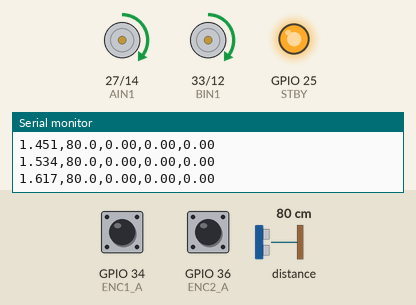
The sketch below on a simulated ESP32. Shown: motor-driver pin pairs drawn as motors (green arrow = first pin HIGH = forward, orange = second pin HIGH = backward, longer = more drive, scaled by the enable pin, stopped while the standby pin is LOW), output pins drawn as LEDs (lit = HIGH), the last lines printed to the serial monitor. The test bench sets the inputs (shaded band); at power-on: distance to the obstacle 80 cm, GPIO 34 (ENC1_A) HIGH, GPIO 36 (ENC2_A) HIGH.

Above: at 1.7 s.
1.8 s: distance to the obstacle set to 7 cm
3.3 s: distance to the obstacle set to 4 cm
At 4.5 s:
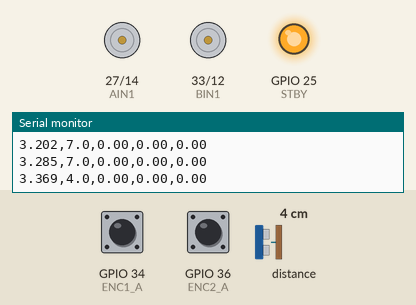
Timing chart, 0 to 6.3 s (numbered marks = the images above; inputs shaded):
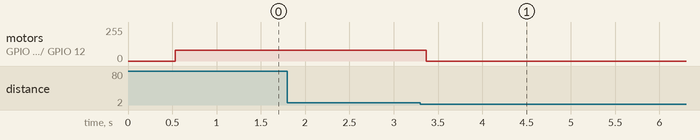

Measured:
- the behaviour switches between 6 and 5 cm on distance to the obstacle (found by bisection; images 0 and 1)
- after the input at 3.3 s, motor on GPIO 27 (AIN1) / GPIO 14 (AIN2), motor on GPIO 33 (BIN1) / GPIO 12 (BIN2): forward 80/255 → stopped after 0.07 s

The sketch:

Encoder_TOF_Distance.ino
```cpp
#include <Wire.h>
#include <VL53L0X.h>

// ── Motor pins ────────────────────────────────────────────────────────────────
#define PWMA 26
#define AIN1 27
#define AIN2 14

#define PWMB 32
#define BIN1 33
#define BIN2 12

#define STBY 25

#define ENC1_A 34
#define ENC1_B 35
#define ENC2_A 36
#define ENC2_B 39

// ── Wheel / encoder specs — adjust to your robot ─────────────────────────────
#define WHEEL_DIAMETER_CM   6.5f   // wheel diameter in cm
#define ENCODER_CPR         20     // counts per full wheel revolution (pulses per rev)
// Distance per count = (PI * diameter) / CPR
#define CM_PER_COUNT        ((3.14159f * WHEEL_DIAMETER_CM) / ENCODER_CPR)

// ── Drive speed ───────────────────────────────────────────────────────────────
#define BASE_SPEED  80

// ── TOF stop distance ─────────────────────────────────────────────────────────
#define STOP_DISTANCE_CM  5.0f    // stop when TOF reads this close to object

// ─────────────────────────────────────────────────────────────────────────────

VL53L0X tof;

volatile long leftEncoderCount  = 0;
volatile long rightEncoderCount = 0;

void IRAM_ATTR leftEncoderISR()  { leftEncoderCount++;  }
void IRAM_ATTR rightEncoderISR() { rightEncoderCount++; }

bool running = true;

void setMotor(int left, int right);

void setup() {
  Serial.begin(115200);

  // Motor pins
  pinMode(AIN1, OUTPUT);
  pinMode(AIN2, OUTPUT);
  pinMode(BIN1, OUTPUT);
  pinMode(BIN2, OUTPUT);
  pinMode(STBY, OUTPUT);
  digitalWrite(STBY, HIGH);

  ledcAttach(PWMA, 20000, 8);
  ledcAttach(PWMB, 20000, 8);

  // Encoder pins
  pinMode(ENC1_A, INPUT_PULLUP);
  pinMode(ENC2_A, INPUT_PULLUP);
  attachInterrupt(digitalPinToInterrupt(ENC1_A), leftEncoderISR,  RISING);
  attachInterrupt(digitalPinToInterrupt(ENC2_A), rightEncoderISR, RISING);

  // TOF sensor on GPIO 21 (SDA) and 22 (SCL)
  Wire.begin(21, 22);
  Wire.setClock(400000);

  tof.setTimeout(500);
  if (!tof.init()) {
    Serial.println("TOF init failed! Check wiring.");
    while (1);
  }
  tof.startContinuous(50);   // read every 50 ms

  // Reset encoder counts
  leftEncoderCount  = 0;
  rightEncoderCount = 0;

  delay(500);   // let TOF warm up

  // Print CSV header once
  Serial.println("time_s,tof_cm,left_dist_cm,right_dist_cm,avg_dist_cm");
}

void loop() {

  if (!running) {
    setMotor(0, 0);
    return;
  }

  // ── Read TOF ──────────────────────────────────────────────────────────────
  float tofCm = tof.readRangeContinuousMillimeters() / 10.0f;
  if (tof.timeoutOccurred()) tofCm = -1;   // -1 flags a bad read

  // ── Read encoders safely ──────────────────────────────────────────────────
  noInterrupts();
  long leftCount  = leftEncoderCount;
  long rightCount = rightEncoderCount;
  interrupts();

  // ── Convert counts → cm ───────────────────────────────────────────────────
  float leftDistCm  = leftCount  * CM_PER_COUNT;
  float rightDistCm = rightCount * CM_PER_COUNT;
  float avgDistCm   = (leftDistCm + rightDistCm) / 2.0f;

  // ── Stop condition: TOF sees object within STOP_DISTANCE_CM ───────────────
  if (tofCm > 0 && tofCm <= STOP_DISTANCE_CM) {
    running = false;
    setMotor(0, 0);
  } else {
    setMotor(BASE_SPEED, BASE_SPEED);
  }

  // ── Serial output: time, tof_cm, left_dist_cm, right_dist_cm, avg_dist_cm ─
  Serial.print(millis() / 1000.0, 3);
  Serial.print(",");
  Serial.print(tofCm, 1);
  Serial.print(",");
  Serial.print(leftDistCm, 2);
  Serial.print(",");
  Serial.print(rightDistCm, 2);
  Serial.print(",");
  Serial.println(avgDistCm, 2);

  delay(50);   // match TOF update rate
}

void setMotor(int left, int right) {
  if (left >= 0) { digitalWrite(AIN1, HIGH); digitalWrite(AIN2, LOW);  }
  else           { digitalWrite(AIN1, LOW);  digitalWrite(AIN2, HIGH); left  = -left;  }

  if (right >= 0) { digitalWrite(BIN1, HIGH); digitalWrite(BIN2, LOW);  }
  else            { digitalWrite(BIN1, LOW);  digitalWrite(BIN2, HIGH); right = -right; }

  ledcWrite(PWMA, left);
  ledcWrite(PWMB, right);
}
```
